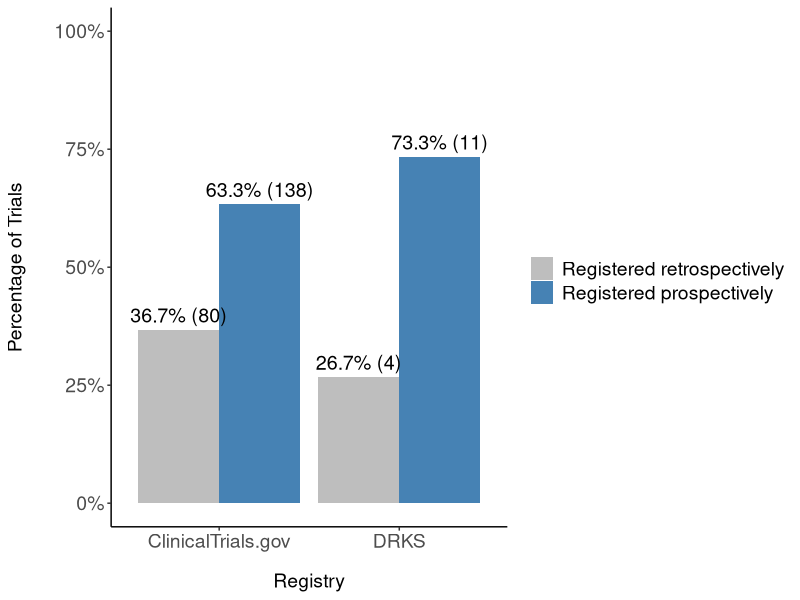

Write the R code that produced this figure.
# Analyze prospective registrations in IntoValue trials (ClinicalTrials.gov/DRKS)
# Adapted from Vladislav Nachev and Delwen Franzen
# Download date DRKS: 20 December 2024; AACT: 27 September 2024

library(readr)
library(dplyr)
library(here)
library(stringr)
library(ggplot2)
library(lubridate)

# Load in list of screened trial pairs to limit analysis to manually confirmed crossreg
manual_screening <- read_csv(here("data", "manual_validation_processed.csv"))
manual_confirmed <- manual_screening |>
  filter(is_true_crossreg)

drks_prereg_info <- read_csv(here("data", "prereg_processed", "iv_drks_prereg.csv"))

# Convert to lubridate date format in case of further processing of dates
drks_prereg_info <- drks_prereg_info |>
  mutate(
    start_date = ymd(start_date),
    registration_date = ymd(registration_date)
    )

# CLinicalTrials.gov
# Data was downloaded from AACT (20240927) and processed to obtain prospective registration
# has_prospective_registration = floor_date(start_date, unit = "month") >=
# floor_date(study_first_submitted_date, unit = "month")

ctgov_prereg_info <- read_csv(here("data", "prereg_processed", "iv_ctgov_prereg.csv")) |>
  rename(id = nct_id, registration_date = study_first_submitted_date) |>
  select(id, registration_date, start_date, has_prospective_registration) |>
  # Convert to lubridate date format in case of further processing of dates
  mutate(
    start_date = ymd(start_date),
    registration_date = ymd(registration_date)
  )

# Combine DRKS and ctgov data
prereg_combined <- bind_rows(drks_prereg_info, ctgov_prereg_info) |>
  mutate(registry = if_else(str_detect(id, "NCT"), "ClinicalTrials.gov", "DRKS")) |>
  relocate(registry, .after = id)

# Explore data
prereg_combined |> 
  filter(is.na(has_prospective_registration)) |>
  count(registration_date, start_date)

# Exclude trials with no (actual) start date in the registry (n=5)
prereg_combined <- prereg_combined |>
  filter(!is.na(has_prospective_registration))

write_csv(prereg_combined, here("data", "prereg_processed", "iv_prereg_combined.csv"))

# Filter prereg_combined so that it only includes TRNs that have been confirmed as crossregs
prereg_combined_confirmed <- prereg_combined |>
  filter(id %in% manual_confirmed$trn1 | id %in% manual_confirmed$trn2)

# Plot number/proportion of trials in each registry prospectively/retrospectively registered
# Summarize data
summary <- prereg_combined_confirmed |> 
  group_by(registry, has_prospective_registration) |> 
  summarise(count = n(), .groups = "drop") |> 
  group_by(registry) |> 
  mutate(proportion = count / sum(count))

# Plot grouped bar chart with counts and proportions
p <- ggplot(summary, aes(x = registry, y = proportion * 100, fill = has_prospective_registration)) +
  geom_bar(stat = "identity", position = "dodge") + # Grouped bars
  geom_text(
    aes(label = sprintf("%.1f%% (%d)", round(proportion * 100, 1), count)), # Percentage with count
    position = position_dodge(width = 0.9),
    vjust = -0.5,
    size = 5
  ) +
  labs(
    x = "Registry",
    y = "Percentage of Trials",
    fill = ""
  ) +
  scale_y_continuous(labels = scales::percent_format(scale = 1),
                     limits = c(0, 100)) + 
  scale_fill_manual(
    values = c("TRUE" = "steelblue", "FALSE" = "grey"),
    labels = c("TRUE" = "Registered prospectively", "FALSE" = "Registered retrospectively")
  ) +
  theme_classic() +
  theme(
    axis.text.x = element_text(size = 14),
    axis.text.y = element_text(size = 14),
    axis.title.x = element_text(size = 14, margin = margin(t = 15)),
    axis.title.y = element_text(size = 14, margin = margin(r = 20)),
    legend.text = element_text(size = 14),
    legend.title = element_text(size = 14)
  )

